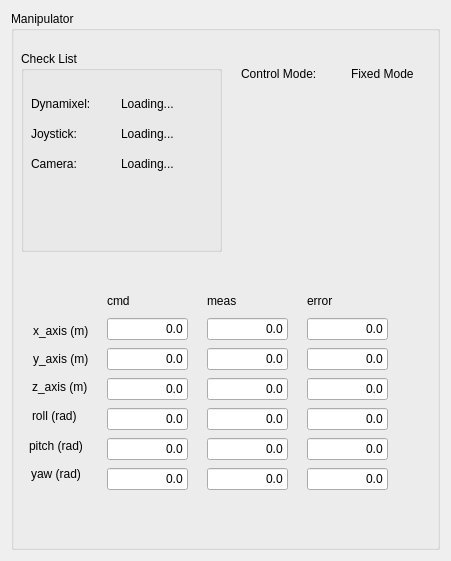
     <widget class="QWidget" name="gridLayoutWidget">
      <property name="geometry">
       <rect>
        <x>400</x>
        <y>10</y>
        <width>451</width>
        <height>561</height>
       </rect>
      </property>
      <layout class="QGridLayout" name="gridLayout">
       <item row="1" column="0">
        <widget class="QGroupBox" name="groupBox_2">
         <property name="title">
          <string>Manipulator</string>
         </property>
         <widget class="QLabel" name="lbl_manipulator_mode">
          <property name="geometry">
           <rect>
            <x>340</x>
            <y>40</y>
            <width>101</width>
            <height>46</height>
           </rect>
          </property>
          <property name="text">
           <string>Fixed Mode</string>
          </property>
         </widget>
         <widget class="QLabel" name="cmd_x_28">
          <property name="geometry">
           <rect>
            <x>230</x>
            <y>40</y>
            <width>101</width>
            <height>46</height>
           </rect>
          </property>
          <property name="text">
           <string>Control Mode: </string>
          </property>
         </widget>
         <widget class="QGroupBox" name="groupBox_3">
          <property name="geometry">
           <rect>
            <x>10</x>
            <y>40</y>
            <width>201</width>
            <height>201</height>
           </rect>
          </property>
          <property name="title">
           <string>Check List</string>
          </property>
          <widget class="QLabel" name="cmd_x_10">
           <property name="geometry">
            <rect>
             <x>10</x>
             <y>30</y>
             <width>121</width>
             <height>46</height>
            </rect>
           </property>
           <property name="text">
            <string>Dynamixel:</string>
           </property>
          </widget>
          <widget class="QLabel" name="lbl_manipulator_dynamixel">
           <property name="geometry">
            <rect>
             <x>100</x>
             <y>30</y>
             <width>87</width>
             <height>46</height>
            </rect>
           </property>
           <property name="text">
            <string>Loading...</string>
           </property>
          </widget>
          <widget class="QLabel" name="cmd_x_12">
           <property name="geometry">
            <rect>
             <x>10</x>
             <y>60</y>
             <width>121</width>
             <height>46</height>
            </rect>
           </property>
           <property name="text">
            <string>Joystick: </string>
           </property>
          </widget>
          <widget class="QLabel" name="lbl_manipulator_joystick">
           <property name="geometry">
            <rect>
             <x>100</x>
             <y>60</y>
             <width>87</width>
             <height>46</height>
            </rect>
           </property>
           <property name="text">
            <string>Loading...</string>
           </property>
          </widget>
          <widget class="QLabel" name="cmd_x_14">
           <property name="geometry">
            <rect>
             <x>10</x>
             <y>90</y>
             <width>121</width>
             <height>46</height>
            </rect>
           </property>
           <property name="text">
            <string>Camera: </string>
           </property>
          </widget>
          <widget class="QLabel" name="lbl_manipulator_camera">
           <property name="geometry">
            <rect>
             <x>100</x>
             <y>90</y>
             <width>87</width>
             <height>46</height>
            </rect>
           </property>
           <property name="text">
            <string>Loading...</string>
           </property>
          </widget>
         </widget>
         <widget class="QLabel" name="cmd_x_39">
          <property name="geometry">
           <rect>
            <x>20</x>
            <y>440</y>
            <width>87</width>
            <height>46</height>
           </rect>
          </property>
          <property name="text">
           <string>yaw (rad)</string>
          </property>
         </widget>
         <widget class="QLineEdit" name="txt_error_yaw">
          <property name="enabled">
           <bool>true</bool>
          </property>
          <property name="geometry">
           <rect>
            <x>296</x>
            <y>457</y>
            <width>81</width>
            <height>22</height>
           </rect>
          </property>
          <property name="layoutDirection">
           <enum>Qt::LeftToRight</enum>
          </property>
          <property name="text">
           <string>0.0</string>
          </property>
          <property name="alignment">
           <set>Qt::AlignRight|Qt::AlignTrailing|Qt::AlignVCenter</set>
          </property>
          <property name="readOnly">
           <bool>true</bool>
          </property>
         </widget>
         <widget class="QLineEdit" name="txt_measured_yaw">
          <property name="enabled">
           <bool>true</bool>
          </property>
          <property name="geometry">
           <rect>
            <x>196</x>
            <y>457</y>
            <width>81</width>
            <height>22</height>
           </rect>
          </property>
          <property name="layoutDirection">
           <enum>Qt::LeftToRight</enum>
          </property>
          <property name="text">
           <string>0.0</string>
          </property>
          <property name="alignment">
           <set>Qt::AlignRight|Qt::AlignTrailing|Qt::AlignVCenter</set>
          </property>
          <property name="readOnly">
           <bool>true</bool>
          </property>
         </widget>
         <widget class="QLineEdit" name="txt_error_z">
          <property name="enabled">
           <bool>true</bool>
          </property>
          <property name="geometry">
           <rect>
            <x>296</x>
            <y>367</y>
            <width>81</width>
            <height>22</height>
           </rect>
          </property>
          <property name="layoutDirection">
           <enum>Qt::LeftToRight</enum>
          </property>
          <property name="text">
           <string>0.0</string>
          </property>
          <property name="alignment">
           <set>Qt::AlignRight|Qt::AlignTrailing|Qt::AlignVCenter</set>
          </property>
          <property name="readOnly">
           <bool>true</bool>
          </property>
         </widget>
         <widget class="QLabel" name="cmd_x_37">
          <property name="geometry">
           <rect>
            <x>22</x>
            <y>325</y>
            <width>87</width>
            <height>46</height>
           </rect>
          </property>
          <property name="text">
           <string>y_axis (m)</string>
          </property>
         </widget>
         <widget class="QLabel" name="cmd_x_35">
          <property name="geometry">
           <rect>
            <x>21</x>
            <y>353</y>
            <width>87</width>
            <height>46</height>
           </rect>
          </property>
          <property name="text">
           <string>z_axis (m)</string>
          </property>
         </widget>
         <widget class="QLabel" name="cmd_x_31">
          <property name="geometry">
           <rect>
            <x>296</x>
            <y>267</y>
            <width>87</width>
            <height>46</height>
           </rect>
          </property>
          <property name="text">
           <string>error</string>
          </property>
         </widget>
         <widget class="QLabel" name="cmd_x_38">
          <property name="geometry">
           <rect>
            <x>21</x>
            <y>382</y>
            <width>87</width>
            <height>46</height>
           </rect>
          </property>
          <property name="text">
           <string>roll (rad)</string>
          </property>
         </widget>
         <widget class="QLineEdit" name="txt_measured_z">
          <property name="enabled">
           <bool>true</bool>
          </property>
          <property name="geometry">
           <rect>
            <x>196</x>
            <y>367</y>
            <width>81</width>
            <height>22</height>
           </rect>
          </property>
          <property name="layoutDirection">
           <enum>Qt::LeftToRight</enum>
          </property>
          <property name="text">
           <string>0.0</string>
          </property>
          <property name="alignment">
           <set>Qt::AlignRight|Qt::AlignTrailing|Qt::AlignVCenter</set>
          </property>
          <property name="readOnly">
           <bool>true</bool>
          </property>
         </widget>
         <widget class="QLineEdit" name="txt_cmd_z">
          <property name="enabled">
           <bool>true</bool>
          </property>
          <property name="geometry">
           <rect>
            <x>96</x>
            <y>367</y>
            <width>81</width>
            <height>22</height>
           </rect>
          </property>
          <property name="layoutDirection">
           <enum>Qt::LeftToRight</enum>
          </property>
          <property name="text">
           <string>0.0</string>
          </property>
          <property name="alignment">
           <set>Qt::AlignRight|Qt::AlignTrailing|Qt::AlignVCenter</set>
          </property>
          <property name="readOnly">
           <bool>true</bool>
          </property>
         </widget>
         <widget class="QLabel" name="cmd_x_34">
          <property name="geometry">
           <rect>
            <x>18</x>
            <y>412</y>
            <width>87</width>
            <height>46</height>
           </rect>
          </property>
          <property name="text">
           <string>pitch (rad)</string>
          </property>
         </widget>
         <widget class="QLineEdit" name="txt_error_pitch">
          <property name="enabled">
           <bool>true</bool>
          </property>
          <property name="geometry">
           <rect>
            <x>296</x>
            <y>427</y>
            <width>81</width>
            <height>22</height>
           </rect>
          </property>
          <property name="layoutDirection">
           <enum>Qt::LeftToRight</enum>
          </property>
          <property name="text">
           <string>0.0</string>
          </property>
          <property name="alignment">
           <set>Qt::AlignRight|Qt::AlignTrailing|Qt::AlignVCenter</set>
          </property>
          <property name="readOnly">
           <bool>true</bool>
          </property>
         </widget>
         <widget class="QLineEdit" name="txt_error_x">
          <property name="enabled">
           <bool>true</bool>
          </property>
          <property name="geometry">
           <rect>
            <x>296</x>
            <y>307</y>
            <width>81</width>
            <height>22</height>
           </rect>
          </property>
          <property name="layoutDirection">
           <enum>Qt::LeftToRight</enum>
          </property>
          <property name="text">
           <string>0.0</string>
          </property>
          <property name="alignment">
           <set>Qt::AlignRight|Qt::AlignTrailing|Qt::AlignVCenter</set>
          </property>
          <property name="readOnly">
           <bool>true</bool>
          </property>
         </widget>
         <widget class="QLineEdit" name="txt_cmd_roll">
          <property name="enabled">
           <bool>true</bool>
          </property>
          <property name="geometry">
           <rect>
            <x>96</x>
            <y>397</y>
            <width>81</width>
            <height>22</height>
           </rect>
          </property>
          <property name="layoutDirection">
           <enum>Qt::LeftToRight</enum>
          </property>
          <property name="text">
           <string>0.0</string>
          </property>
          <property name="alignment">
           <set>Qt::AlignRight|Qt::AlignTrailing|Qt::AlignVCenter</set>
          </property>
          <property name="readOnly">
           <bool>true</bool>
          </property>
         </widget>
         <widget class="QLineEdit" name="txt_cmd_x">
          <property name="enabled">
           <bool>true</bool>
          </property>
          <property name="geometry">
           <rect>
            <x>96</x>
            <y>307</y>
            <width>81</width>
            <height>22</height>
           </rect>
          </property>
          <property name="layoutDirection">
           <enum>Qt::LeftToRight</enum>
          </property>
          <property name="text">
           <string>0.0</string>
          </property>
          <property name="alignment">
           <set>Qt::AlignRight|Qt::AlignTrailing|Qt::AlignVCenter</set>
          </property>
          <property name="readOnly">
           <bool>true</bool>
          </property>
         </widget>
         <widget class="QLineEdit" name="txt_error_roll">
          <property name="enabled">
           <bool>true</bool>
          </property>
          <property name="geometry">
           <rect>
            <x>296</x>
            <y>397</y>
            <width>81</width>
            <height>22</height>
           </rect>
          </property>
          <property name="layoutDirection">
           <enum>Qt::LeftToRight</enum>
          </property>
          <property name="text">
           <string>0.0</string>
          </property>
          <property name="alignment">
           <set>Qt::AlignRight|Qt::AlignTrailing|Qt::AlignVCenter</set>
          </property>
          <property name="readOnly">
           <bool>true</bool>
          </property>
         </widget>
         <widget class="QLineEdit" name="txt_error_y">
          <property name="enabled">
           <bool>true</bool>
          </property>
          <property name="geometry">
           <rect>
            <x>296</x>
            <y>337</y>
            <width>81</width>
            <height>22</height>
           </rect>
          </property>
          <property name="layoutDirection">
           <enum>Qt::LeftToRight</enum>
          </property>
          <property name="text">
           <string>0.0</string>
          </property>
          <property name="alignment">
           <set>Qt::AlignRight|Qt::AlignTrailing|Qt::AlignVCenter</set>
          </property>
          <property name="readOnly">
           <bool>true</bool>
          </property>
         </widget>
         <widget class="QLabel" name="cmd_x_32">
          <property name="geometry">
           <rect>
            <x>196</x>
            <y>267</y>
            <width>87</width>
            <height>46</height>
           </rect>
          </property>
          <property name="text">
           <string>meas</string>
          </property>
         </widget>
         <widget class="QLabel" name="cmd_x_36">
          <property name="geometry">
           <rect>
            <x>96</x>
            <y>267</y>
            <width>87</width>
            <height>46</height>
           </rect>
          </property>
          <property name="text">
           <string>cmd</string>
          </property>
         </widget>
         <widget class="QLineEdit" name="txt_cmd_yaw">
          <property name="enabled">
           <bool>true</bool>
          </property>
          <property name="geometry">
           <rect>
            <x>96</x>
            <y>457</y>
            <width>81</width>
            <height>22</height>
           </rect>
          </property>
          <property name="layoutDirection">
           <enum>Qt::LeftToRight</enum>
          </property>
          <property name="text">
           <string>0.0</string>
          </property>
          <property name="alignment">
           <set>Qt::AlignRight|Qt::AlignTrailing|Qt::AlignVCenter</set>
          </property>
          <property name="readOnly">
           <bool>true</bool>
          </property>
         </widget>
         <widget class="QLineEdit" name="txt_measured_roll">
          <property name="enabled">
           <bool>true</bool>
          </property>
          <property name="geometry">
           <rect>
            <x>196</x>
            <y>397</y>
            <width>81</width>
            <height>22</height>
           </rect>
          </property>
          <property name="layoutDirection">
           <enum>Qt::LeftToRight</enum>
          </property>
          <property name="text">
           <string>0.0</string>
          </property>
          <property name="alignment">
           <set>Qt::AlignRight|Qt::AlignTrailing|Qt::AlignVCenter</set>
          </property>
          <property name="readOnly">
           <bool>true</bool>
          </property>
         </widget>
         <widget class="QLineEdit" name="txt_measured_x">
          <property name="enabled">
           <bool>true</bool>
          </property>
          <property name="geometry">
           <rect>
            <x>196</x>
            <y>307</y>
            <width>81</width>
            <height>22</height>
           </rect>
          </property>
          <property name="layoutDirection">
           <enum>Qt::LeftToRight</enum>
          </property>
          <property name="text">
           <string>0.0</string>
          </property>
          <property name="alignment">
           <set>Qt::AlignRight|Qt::AlignTrailing|Qt::AlignVCenter</set>
          </property>
          <property name="readOnly">
           <bool>true</bool>
          </property>
         </widget>
         <widget class="QLineEdit" name="txt_measured_y">
          <property name="enabled">
           <bool>true</bool>
          </property>
          <property name="geometry">
           <rect>
            <x>196</x>
            <y>337</y>
            <width>81</width>
            <height>22</height>
           </rect>
          </property>
          <property name="layoutDirection">
           <enum>Qt::LeftToRight</enum>
          </property>
          <property name="text">
           <string>0.0</string>
          </property>
          <property name="alignment">
           <set>Qt::AlignRight|Qt::AlignTrailing|Qt::AlignVCenter</set>
          </property>
          <property name="readOnly">
           <bool>true</bool>
          </property>
         </widget>
         <widget class="QLineEdit" name="txt_measured_pitch">
          <property name="enabled">
           <bool>true</bool>
          </property>
          <property name="geometry">
           <rect>
            <x>196</x>
            <y>427</y>
            <width>81</width>
            <height>22</height>
           </rect>
          </property>
          <property name="layoutDirection">
           <enum>Qt::LeftToRight</enum>
          </property>
          <property name="text">
           <string>0.0</string>
          </property>
          <property name="alignment">
           <set>Qt::AlignRight|Qt::AlignTrailing|Qt::AlignVCenter</set>
          </property>
          <property name="readOnly">
           <bool>true</bool>
          </property>
         </widget>
         <widget class="QLineEdit" name="txt_cmd_pitch">
          <property name="enabled">
           <bool>true</bool>
          </property>
          <property name="geometry">
           <rect>
            <x>96</x>
            <y>427</y>
            <width>81</width>
            <height>22</height>
           </rect>
          </property>
          <property name="layoutDirection">
           <enum>Qt::LeftToRight</enum>
          </property>
          <property name="text">
           <string>0.0</string>
          </property>
          <property name="alignment">
           <set>Qt::AlignRight|Qt::AlignTrailing|Qt::AlignVCenter</set>
          </property>
          <property name="readOnly">
           <bool>true</bool>
          </property>
         </widget>
         <widget class="QLabel" name="cmd_x_33">
          <property name="geometry">
           <rect>
            <x>22</x>
            <y>297</y>
            <width>87</width>
            <height>46</height>
           </rect>
          </property>
          <property name="text">
           <string>x_axis (m)</string>
          </property>
         </widget>
         <widget class="QLineEdit" name="txt_cmd_y">
          <property name="enabled">
           <bool>true</bool>
          </property>
          <property name="geometry">
           <rect>
            <x>96</x>
            <y>337</y>
            <width>81</width>
            <height>22</height>
           </rect>
          </property>
          <property name="layoutDirection">
           <enum>Qt::LeftToRight</enum>
          </property>
          <property name="text">
           <string>0.0</string>
          </property>
          <property name="alignment">
           <set>Qt::AlignRight|Qt::AlignTrailing|Qt::AlignVCenter</set>
          </property>
          <property name="readOnly">
           <bool>true</bool>
          </property>
         </widget>
         <widget class="QLabel" name="cmd_x_57">
          <property name="geometry">
           <rect>
            <x>790</x>
            <y>40</y>
            <width>101</width>
            <height>46</height>
           </rect>
          </property>
          <property name="text">
           <string>Fixed Mode</string>
          </property>
         </widget>
         <widget class="QLabel" name="cmd_x_58">
          <property name="geometry">
           <rect>
            <x>680</x>
            <y>40</y>
            <width>101</width>
            <height>46</height>
           </rect>
          </property>
          <property name="text">
           <string>Control Mode: </string>
          </property>
         </widget>
        </widget>
       </item>
      </layout>
     </widget>
